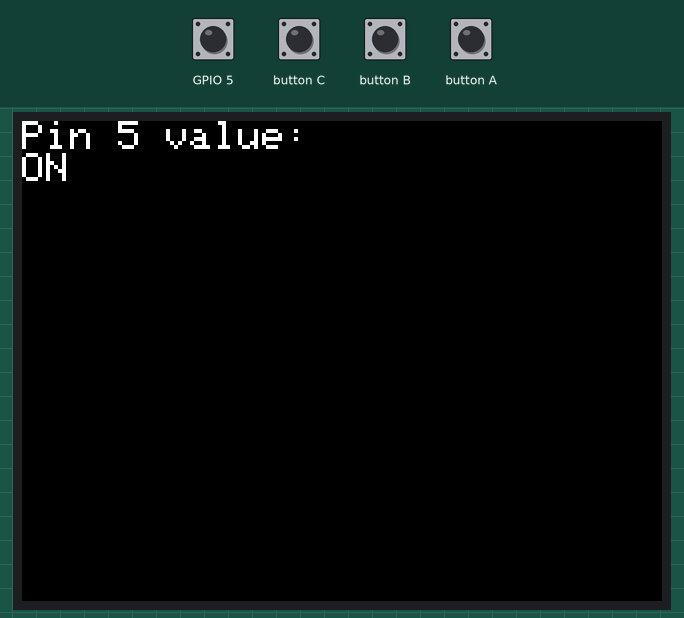
A sketch run on a simulated ESP32. On the bench: 320×240 colour display. The inputs (shaded band) are chosen by the test bench; at power-on: GPIO 5 HIGH.

Above: at 1.3 s.
1.4 s: GPIO 5 pulled LOW for 0.6 s
At 1.83 s:
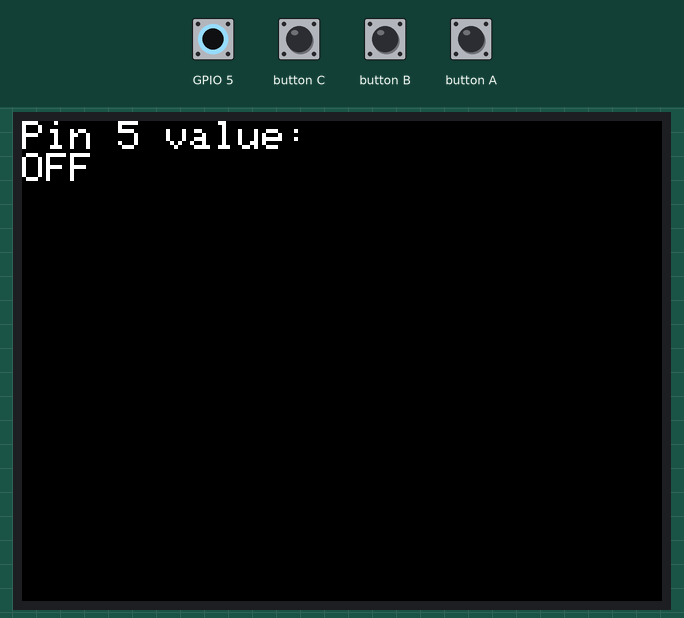
At 2.5 s:
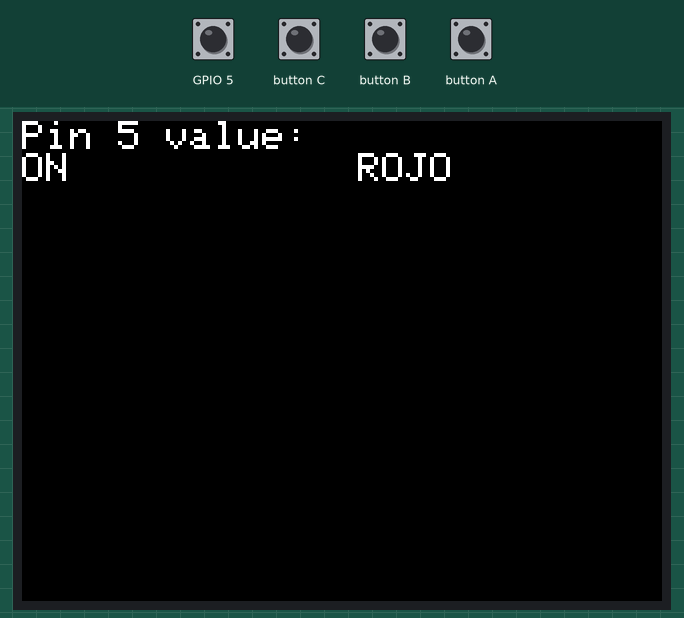
4.2 s: GPIO 5 pulled LOW for 1 s
At 4.7 s:
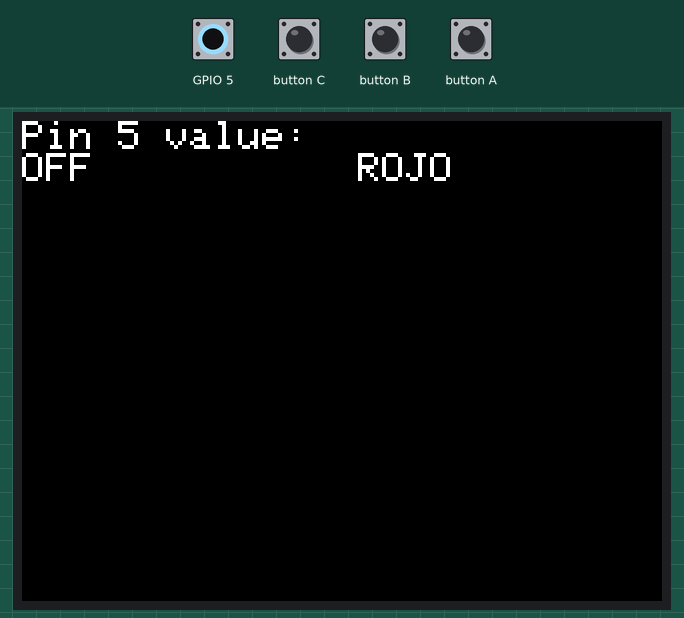
Timing chart, 0 to 7.2 s (numbered marks = the images above; inputs shaded):
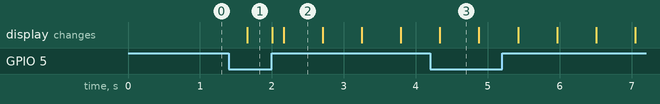

The sketch:

Clase07-10_Receptor2_.ino
```cpp
#include <M5Stack.h>

#define PinGPIO G5
static volatile uint8_t active=0;

void setup() {
  //put your setup code here, to run once:
  //Parametros de begin(bool LCDEnable, bool SDEnable, bool SerialEnable)
  M5.begin(true,false,true);
  M5.Lcd.setTextSize(2);
  M5.Lcd.printf("Pin %d value: ",PinGPIO);
  pinMode(PinGPIO,INPUT_PULLUP);
  attachInterrupt(digitalPinToInterrupt(PinGPIO), blinka, RISING);
    //LOW,CHANGE,FALLING,RISING
}

void blinka()
{
  M5.Lcd.print ("          ROJO");
  active=10;
}

void loop() {
  // put your main code here, to run repeatedly;
  M5.Lcd.setCursor(0, 16);
  if (digitalRead(PinGPIO)){M5.Lcd.print ("ON ");}
  else {M5.Lcd.print ("OFF ");};
  if (active)
  {
    if (active%2) M5.Lcd.fillRect(0, 100, 300, 150, RED);
    else M5.Lcd.fillRect(0, 100, 300, 150, BLACK);
    active--;
  }
  M5.update();
  delay(500);
}
```

Measured:
- after the input at 1.4 s, the display: changes after 0.26 s (image 1)
- after the input at 4.2 s, the display: changes after 0.14 s (image 3)
- what the display in image 2 shows lasts 0.5 s, from 2.2 s to 2.7 s
